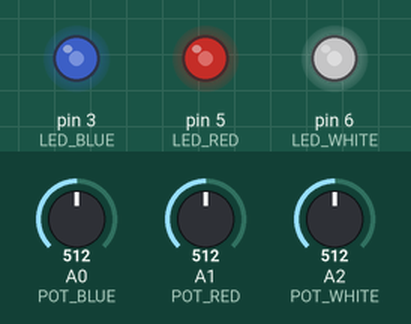
Recording of a sketch running on a simulated Arduino Uno, built with avr-gcc and run on an emulated ATmega328P. On the bench: output pins drawn as LEDs (lit = HIGH). The inputs (shaded band) are chosen by the test bench; at power-on: A0 (POT_BLUE) = 512, A1 (POT_RED) = 512, A2 (POT_WHITE) = 512. What the sketch prints to the serial monitor is not drawn.

Above: at 1.2 s.
1.3 s: A0 (POT_BLUE) set to 716
At 2.5 s:
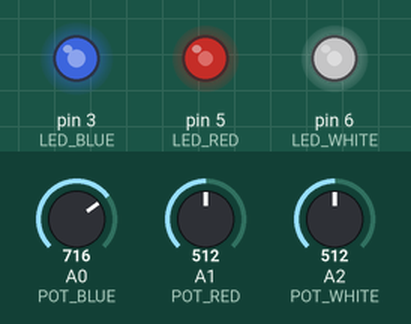
2.8 s: A1 (POT_RED) set to 716
At 4.0 s:
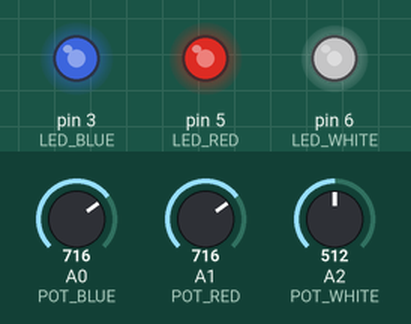
4.3 s: A2 (POT_WHITE) set to 716
At 5.5 s:
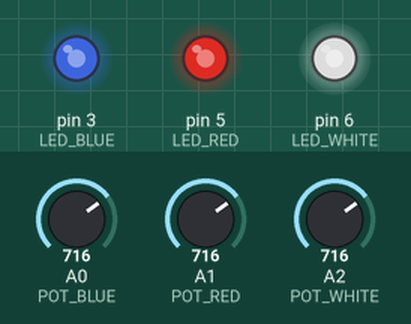
5.8 s: A0 (POT_BLUE) set to 900
At 6.9 s:
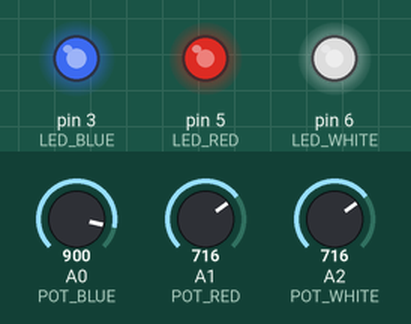
7.3 s: A1 (POT_RED) set to 900
At 8.3 s:
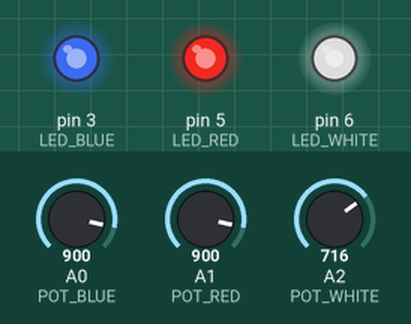
8.8 s: A2 (POT_WHITE) set to 900
At 9.7 s:
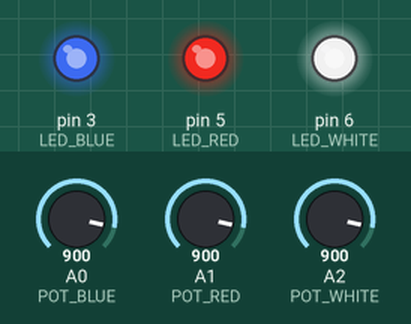
Timing chart, 0 to 11.3 s (numbered marks = the images above; inputs shaded):
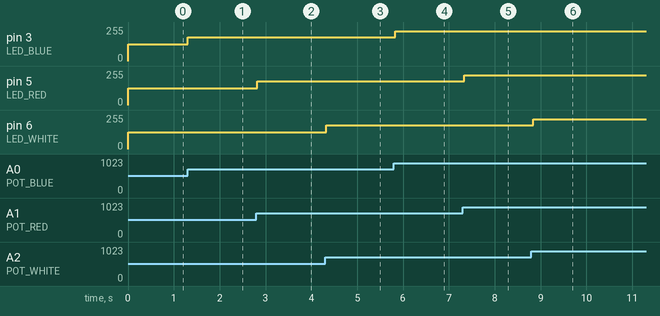

Measured:
- after the input at 1.3 s, pin 3 (LED_BLUE): 127/255 → 178/255 at once
- after the input at 2.8 s, pin 5 (LED_RED): 127/255 → 178/255 at once
- after the input at 4.3 s, pin 6 (LED_WHITE): 127/255 → 178/255 at once
- after the input at 5.8 s, pin 3 (LED_BLUE): 178/255 → 224/255 at once
- after the input at 7.3 s, pin 5 (LED_RED): 178/255 → 224/255 at once
- after the input at 8.8 s, pin 6 (LED_WHITE): 178/255 → 224/255 after 0.05 s

The sketch:

sketch-3_pot_3_led_pwd_control.ino
```cpp
// LEDs
#define LED_WHITE 6 // PWM
#define LED_RED 5 // PWM
#define LED_BLUE 3 // PWM

// potentiometers
#define POT_WHITE A2
#define POT_RED A1
#define POT_BLUE A0

void setup() {
  // engage serial communication
  Serial.begin(9600);
  Serial.println("Setting up project");

  // set LED pins (output)
  pinMode(LED_WHITE, OUTPUT);
  pinMode(LED_RED, OUTPUT);
  pinMode(LED_BLUE, OUTPUT);

  // set potentiometer pins (input)
  pinMode(POT_WHITE, INPUT);
  pinMode(POT_RED, INPUT);
  pinMode(POT_BLUE, INPUT);
}

void loop() {
  const short potWhite = analogRead(POT_WHITE);
  const short potRed = analogRead(POT_RED);
  const short potBlue = analogRead(POT_BLUE);

  const short whiteBrightness = map(potWhite, 0, 1023, 0, 255);
  const short redBrightness = map(potRed, 0, 1023, 0, 255);
  const short blueBrightness = map(potBlue, 0, 1023, 0, 255);

  // provide pwm variable brightness
  analogWrite(LED_WHITE, whiteBrightness);
  analogWrite(LED_RED, redBrightness);
  analogWrite(LED_BLUE, blueBrightness);

  delay(100);
}
```
